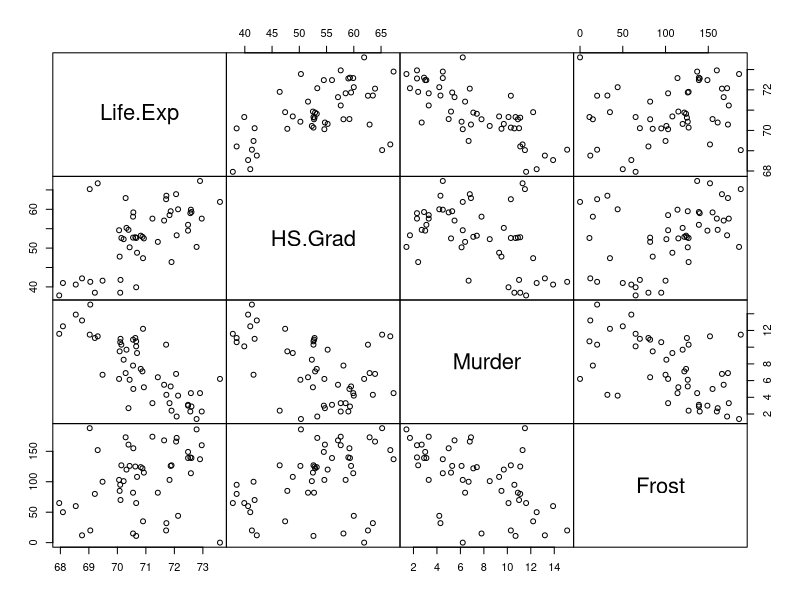

This chart was generated by the following R code:
## ---- chunk 1
#==========================================================================
#http://r-exercises.com/2017/01/26/multiple-regression-part-2-diagnostics/
#Multiple Regression (Part 2) – Diagnostics
#==========================================================================



#a. Load the state datasets.
data(state)
#b. Convert the state.x77 dataset to a dataframe.
state77 <- as.data.frame(state.x77)
#c. Rename the Life Exp variable to Life.Exp, and HS Grad to HS.Grad. (This avoids problems with referring to these variables when specifying a model.)
names(state77)[4] <- "Life.Exp"
names(state77)[6] <- "HS.Grad"
#d. Produce the correlation matrix.
round(cor(state77), 3) #displays correlations to 3 decimal places
#e. Create a scatterplot matrix for the variables Life.Exp, HS.Grad, Murder, and Frost.
pairs(~ Life.Exp + HS.Grad + Murder + Frost, data = state77, gap=0)


#a. Fit the model with Life.Exp as dependent variable, and HS.Grad and Murder as predictors.
model <- lm(Life.Exp ~ HS.Grad + Murder, data = state77)
summary(model)
#b. Obtain the residuals.
resids <- model$residuals
#c. Obtain the fitted values.
fitted <- model$fitted.values








